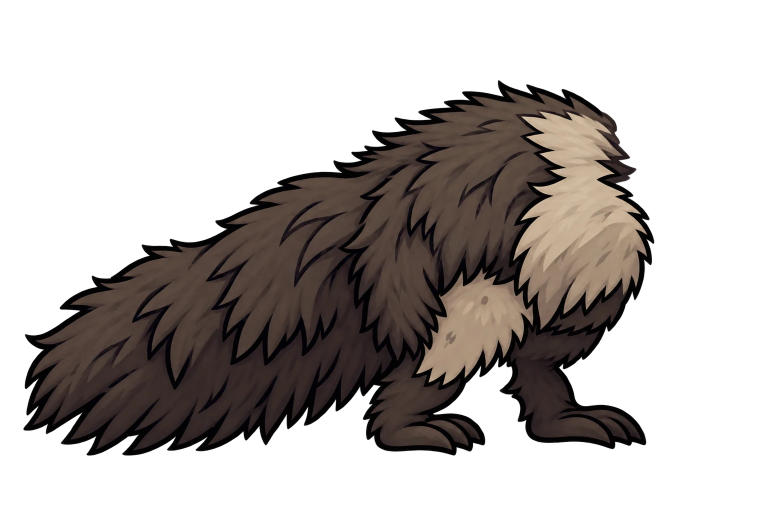
#> input picture art_src/anteater_rear.png, 1536 x 1024 px (shown at 1/2 size)
$ python -i creature_cuts.py   (imports and definitions only)
#> lines starting #> are read from the running program, lines starting #| are printed output that depends on the picture; after the words box and inside, x2 and y2 are one past the last pixel; in counts of white or black regions, pixels touching at a corner belong together
#> further down, picture is the input picture: PIL image 1536x1024 RGBA; mean R, G, B, A 27.3, 22.3, 19.8, 96.7
#!/usr/bin/env python3
"""The cutting of the drawn creature art (everything except the trees): spider, Void Maw, bird, rocks.

Used by make_art.py. The pictures in art_src/ are one drawing per layer (a body, two sets of legs ...); this file cuts them into the pieces the game
puts back together (content/art/*.png + art_manifest.json): every leg on its own with a hinge at its top, the jaw or fangs on a pivot, the dark of the
throat behind them. Pillow only (no numpy).

How a piece is cut, in short:
  * `thicken` puts the dark outline round every shape (round, not square) so it still reads small.
  * legs: the drawn legs overlap each other (one set is a tangle of bones), so they cannot be found as separate blobs. Instead each leg gets a few
    seed points / lines (CREATURES[...]["legs"], in the pixels of the art_src picture) and every pixel goes to the leg it is nearest to when walking
    over the picture with the dark outlines costing more to cross than bone does (`partition`): the border between two legs falls in the middle of
    the outline between them. Every leg then also keeps a thin rim of its neighbours' outline, so its own outline stays closed when it swings.
  * fangs: cut out by colour (the cream) together with their own outline ring, never any of the fur round them.
  * jaw of the Void Maw: a hand drawn polygon that follows the dark of the throat, minus the upper teeth.
"""
import heapq
import json
import os
from collections import deque

from PIL import Image, ImageChops, ImageDraw, ImageFilter, ImageOps

ROOT = os.path.join(os.path.dirname(os.path.abspath(__file__)), "..", "..")
SRC = os.path.join(ROOT, "art_src")
OUT = os.path.join(ROOT, "src", "mods-unpacked", "Judah-InfDNA", "content", "art")
INK = (21, 18, 26)

# name -> working width, extra outline (px at that width), game length (px nose to tail at scale 1), draw order, glow
# "legs": for each legs picture (art_src/<file>.png) the legs from back to front (the order they are drawn in); a leg is a list of lines
#         (each a list of (x, y) points in picture pixels, laid along the bones of that leg); the first point of the first line is the hinge.
CREATURES = {
    "spider": {"width": 724, "outline": 4, "length": 120.0, "order": ["far", "body", "near"], "glow": False,
               # the cream fangs, cut out by colour inside this box (body-picture pixels) and hinged at their tops; `open` is per fang from left to right
               "jaws": {"kind": "color", "box": [420, 305, 581, 452], "open": [0.2, -0.16, -0.2], "cavity": None, "ring": 13},
               "wave": False,
               "legs": {
                   "spider_legs_a": [
                       {"name": "hind", "lines": [[(552, 392), (560, 450), (590, 520), (625, 560), (630, 620), (610, 680)]]},
                       {"name": "front", "lines": [[(266, 548), (205, 610), (175, 650), (130, 740), (115, 820), (80, 960)]]},
                       {"name": "mid", "lines": [[(515, 388), (450, 425), (400, 480), (375, 560), (345, 640), (330, 720), (320, 790), (318, 880), (325, 950)]]},
                       {"name": "rear", "pivot": (1135, 372), "lines": [[(1100, 380), (1070, 450), (1060, 520)], [(1150, 372), (1200, 420), (1200, 500), (1215, 600)],
                                                                    [(1290, 520), (1340, 600), (1380, 690), (1375, 760), (1350, 850)]]},
                   ],
                   "spider_legs_b": [
                       {"name": "hind", "lines": [[(552, 392), (580, 440), (595, 500), (570, 570)], [(650, 545), (690, 600), (700, 680), (730, 760), (790, 860), (850, 960), (880, 1000)],
                                                  [(780, 570), (800, 640), (790, 720)]]},
                       {"name": "front", "lines": [[(266, 548), (205, 610), (175, 650), (130, 740), (115, 820), (80, 960)]]},
                       {"name": "mid", "lines": [[(515, 388), (450, 425), (400, 480), (375, 560), (345, 640), (330, 720), (320, 790), (318, 880), (325, 950)]]},
                       {"name": "rear", "pivot": (1265, 515), "lines": [[(1290, 520), (1310, 620), (1350, 690), (1360, 770), (1370, 850), (1350, 930), (1340, 990)], [(1190, 600), (1210, 640)]]},
                   ]}},
    "void": {"width": 1180, "outline": 5, "length": 420.0, "order": ["far", "near", "body"], "glow": True,
             # the lower jaw: the big claw and the lower teeth, everything under the line of the mouth; it swings on the back corner of the mouth.
             # The teeth that hang from the head (upper teeth and the teeth of the cheek: the cream pieces above `upper_y`) stay with the head.
             "jaws": {"kind": "poly", "poly": [(846, 296), (912, 296), (925, 326), (1056, 326), (1062, 440), (1040, 540), (838, 570), (838, 420), (846, 400), (846, 322), (866, 322)],
                      "pivot": (845, 318), "open": [0.34], "cavity": None, "cavity_lift": 1.7, "ring": 5, "speck": 400,
                      "upper_box": [800, 250, 1075, 352], "upper_y": 322, "lower_box": [846, 300, 1100, 580], "lower_x": 1068,
                      # the dark of the throat, drawn behind the jaw so an open mouth looks into the void (and never spills outside the head)
                      "cavity_poly": [(834, 286), (912, 282), (1040, 284), (1086, 326), (1086, 392), (1030, 398), (1000, 440), (940, 440), (880, 400), (840, 372), (834, 330)]},
             "wave": True,
             "legs": {
                 # (every leg is a chain of bones: a cap at the top, the shin, the claw; the long bones between the caps are the thighs. Thin legs that hide
                 #  behind a fatter one come first so they are drawn first.)
                 "void_legs_a": [
                     {"name": "a3b", "lines": [[(892, 560), (876, 579), (899, 625), (900, 660)]]},
                     {"name": "a1", "lines": [[(545, 335), (522, 453), (505, 546), (488, 641)], [(603, 370), (620, 395), (662, 454), (703, 453)]]},
                     {"name": "a2", "lines": [[(797, 515), (765, 531), (699, 617), (690, 700)]]},
                     {"name": "a3", "lines": [[(907, 410), (903, 439), (868, 482), (850, 540)]]},
                     {"name": "a4", "lines": [[(1039, 384), (1032, 470), (1028, 534), (1059, 585), (1087, 686)], [(987, 423), (953, 451)]]},
                     {"name": "a5", "lines": [[(1104, 471), (1112, 503), (1137, 535), (1149, 566), (1181, 598), (1227, 683)]]},
                     {"name": "a6", "lines": [[(1237, 406), (1229, 460), (1266, 459), (1268, 495)], [(1172, 456), (1203, 460)]]},
                     {"name": "a7", "lines": [[(1318, 448), (1317, 498), (1369, 519), (1372, 554), (1447, 648), (1500, 720)]]},
                     {"name": "a8", "lines": [[(1524, 517), (1527, 553), (1581, 563), (1599, 617), (1635, 641), (1649, 728)], [(1463, 553), (1490, 540)]]},
                 ],
                 "void_legs_b": [
                     {"name": "b7b", "lines": [[(1006, 554), (1037, 615)]]},
                     {"name": "b3", "lines": [[(805, 385), (781, 381), (750, 420), (735, 480), (725, 510)]]},
                     {"name": "b5", "lines": [[(892, 409), (888, 441), (853, 475), (845, 540)]]},
                     {"name": "b7c", "pivot": (1162, 655), "lines": [[(1156, 685), (1150, 720)]]},
                     {"name": "b1", "lines": [[(562, 338), (576, 377), (520, 449), (504, 542), (487, 638)], [(619, 394), (656, 451), (677, 437)]]},
                     {"name": "b2", "lines": [[(663, 508), (633, 530), (597, 607), (590, 700)]]},
                     {"name": "b4", "lines": [[(793, 517), (764, 533), (706, 623), (700, 720)]]},
                     {"name": "b6", "lines": [[(987, 384), (979, 405), (955, 469), (936, 522), (948, 596), (967, 708)]]},
                     {"name": "b7", "lines": [[(1059, 510), (1072, 528), (1128, 581), (1185, 644), (1220, 677), (1271, 776)]]},
                     {"name": "b8", "lines": [[(1311, 457), (1328, 469), (1324, 494), (1377, 560), (1378, 618), (1400, 700), (1440, 750)], [(1282, 518), (1233, 544)], [(1402, 590), (1429, 578)]]},
                     {"name": "b9", "lines": [[(1598, 506), (1573, 511), (1601, 540), (1650, 570), (1690, 584), (1701, 632), (1720, 690)], [(1507, 553)]]},
                 ]}},
}


# ---------------------------------------------------------------- basics
# [6 lines left out: function load, not called in this run]


def _disk(r):
    return [(dx, dy) for dy in range(-r, r + 1) for dx in range(-r, r + 1) if dx * dx + dy * dy <= r * r + r * 0.6]


# [47 lines left out: functions dilate, edge_ink, thicken, not called in this run]


def bbox_of(im, thr=8):
    return im.getchannel("A").point(lambda v: 255 if v > thr else 0).getbbox()


# [4 lines left out: function trim, not called in this run]


def labels_of(mask, thr=40, eight=True):
    """Connected pieces of a mask (L). Returns (label bytes-like list of ints per pixel (-1 none), sizes) with a flood fill at full resolution."""
    w, h = mask.size
    data = mask.getdata()
    lab = [-1] * (w * h)
    sizes = []
    nb = ((1, 0), (-1, 0), (0, 1), (0, -1), (1, 1), (-1, -1), (1, -1), (-1, 1)) if eight else ((1, 0), (-1, 0), (0, 1), (0, -1))
    for s in range(w * h):
        if lab[s] != -1 or data[s] < thr:
            continue
        k = len(sizes)
        lab[s] = k
        q = deque([s])
        n = 0
        while q:
            i = q.popleft()
            n += 1
            x = i % w
            y = i // w
            for dx, dy in nb:
                nx = x + dx
                ny = y + dy
                if 0 <= nx < w and 0 <= ny < h:
                    j = ny * w + nx
                    if lab[j] == -1 and data[j] >= thr:
                        lab[j] = k
                        q.append(j)
        sizes.append(n)
    return lab, sizes


# [221 lines left out: functions grow_labels, mask_from, grow_in, drop_specks, _reattach_islands, partition and 1 more, not called in this run]


# ---------------------------------------------------------------- jaws
def _is_cream(p):
    r, g, b, a = p
    return a > 200 and r > 190 and g > 175 and b > 130 and abs(r - b) < 120


def _is_ink(p, ink_max=70):
    r, g, b, a = p
    return a >= 8 and max(r, g, b) < ink_max


def smooth_mask(m, sigma=1.2):
    """Round off the stair steps of a mask (a binary mask again afterwards, so a piece and the body it was cut from stay exact complements)."""
    return m.filter(ImageFilter.GaussianBlur(sigma)).point(lambda v: 255 if v >= 128 else 0)


# [227 lines left out: functions objects_with_rings, make_jaws, make_creatures, not called in this run]


# ---------------------------------------------------------------- the bird
def cap_open_ends(im, light=90, r=12, min_px=15):
    """Where a drawn part was cut off straight (the top of the bird's legs, which the artist left open) there is no outline: close it with a band of the
    picture's own outline colour, so the end of the leg reads as a stump in front of the feathers instead of a raw cut."""
#> called with light = 90, r = 12, min_px = 15
    a = im.getchannel("A")
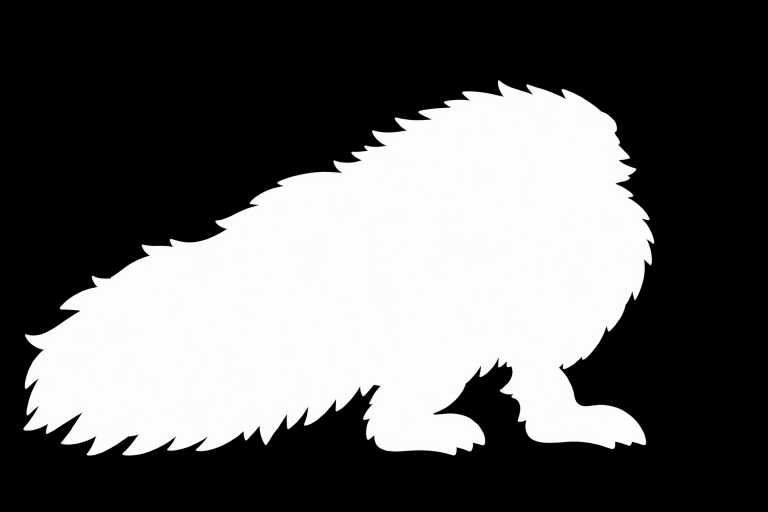
#> a: PIL image 1536x1024 L (shown at 1/2 size); min 0, max 254, mean 96.7
    solid = a.point(lambda v: 255 if v >= 200 else 0)
#> solid: PIL image 1536x1024 L; 38.1% white; 1 white region, box (x1, y1, x2, y2) and area: (47, 161, 1308, 911) 599579
    edge = ImageChops.subtract(solid, solid.filter(ImageFilter.MinFilter(5)))
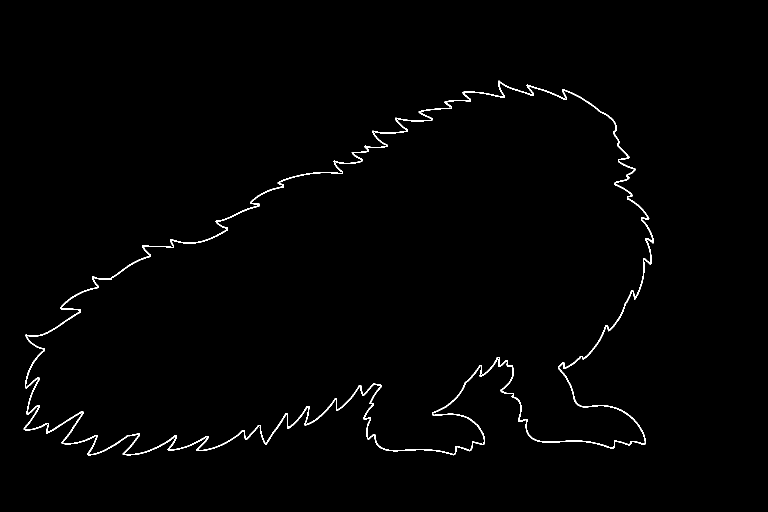
#> edge: PIL image 1536x1024 L (shown at 1/2 size); 1% white in thin lines or dots, all inside (x1, y1, x2, y2) = (47, 161, 1308, 911)
    px = im.load()
    e = edge.load()
    w, h = im.size
#> w = 1536; h = 1024
    m = Image.new("L", im.size, 0)
#> m: PIL image 1536x1024 L; every value is 0
    mp = m.load()
    for y in range(h):
        for x in range(w):
            if e[x, y]:
                p = px[x, y]
                if max(p[0], p[1], p[2]) >= light:
                    mp[x, y] = 255
    lab, sizes = labels_of(m, 128)
#> after the loop in labels_of, `for s in range(w * h):`: lab = 1572864 items; sizes = []
#> lab = 1572864 items; sizes = []
    keep = [k for k, n in enumerate(sizes) if n >= min_px]
#> keep = []
    if not keep:
        return im
    cap = dilate(mask_from(lab, im.size, keep), r)
    ink = Image.new("RGBA", im.size, edge_ink(im) + (255,))
    ink.putalpha(cap)
    out = im.copy()
    out.alpha_composite(ink)
    return out


# [84 lines left out: functions make_bird, make_rocks, not called in this run]

>>> from PIL import Image
>>> picture = Image.open('../../art_src/anteater_rear.png')
>>> result = cap_open_ends(picture)
